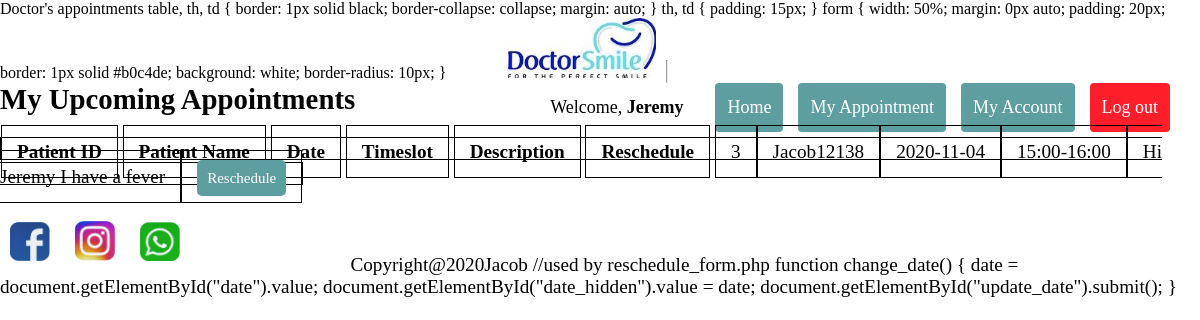
Page /doctor_appointment.php (signed in) on the earlier database version.
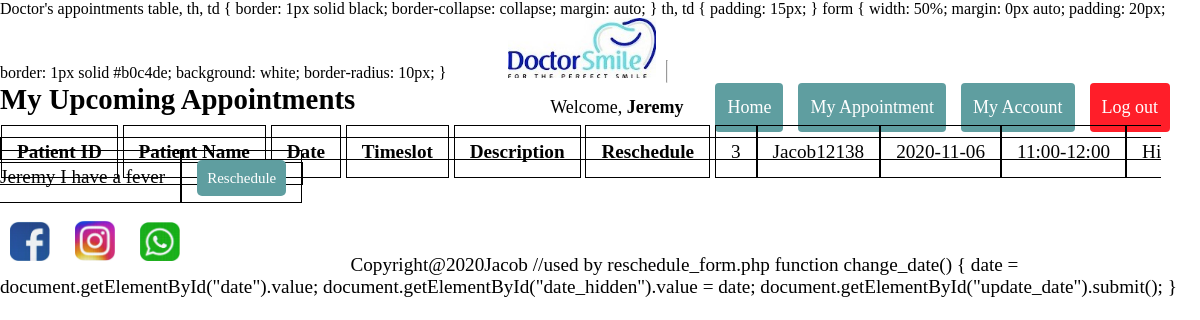
Same page on the later database version.
### tables this page shows
CREATE TABLE IF NOT EXISTS `appointments` (
  `appointment_id` int(11) NOT NULL AUTO_INCREMENT,
  `patient_id` int(11) NOT NULL,
  `doctor_id` int(11) NOT NULL,
  `appointment_date` date NOT NULL,
  `timeslot` varchar(20) NOT NULL,
  `description` text,
  PRIMARY KEY (`appointment_id`),
  KEY `doctor_id` (`doctor_id`),
  KEY `patient_id` (`patient_id`),
  KEY `appointment_date` (`appointment_date`)
);

CREATE TABLE IF NOT EXISTS `users` (
  `id` int(11) NOT NULL AUTO_INCREMENT,
  `username` varchar(255) NOT NULL,
  `email` varchar(255) NOT NULL,
  `password` varchar(255) NOT NULL,
  `type` varchar(20) DEFAULT 'patient',
  `address` varchar(255) DEFAULT NULL,
  `phone` varchar(22) DEFAULT NULL,
  `gender` varchar(8) NOT NULL DEFAULT 'Male',
  `profile_image` varchar(1) NOT NULL DEFAULT '0',
  PRIMARY KEY (`id`)
);

### doctor_appointment.php (the view, shortened to what this page needs)
<!DOCTYPE html>
<html lang="en">
<head>
    <link rel="stylesheet" type="text/css" href="basic.css">
</head>
<body>
    <?php
    include('server.php');
    include('header.php');
    ?>
    <h2 style="text-align: center;">My Upcoming Appointments</h2>
    <br>
    <br>
    <table>
        <tr>
            <th>Patient ID</th>
            <th>Patient Name</th>
            <th>Date</th>
            <th>Timeslot</th>
            <th style='width:50%'>Description</th>
            <th>Reschedule</th>
        </tr>
        <?php
        $user_id = $_SESSION["id"];
        $query = "SELECT users.id, users.username, appointments.appointment_id, appointments.appointment_date, appointments.timeslot, appointments.description
        FROM appointments
        INNER JOIN users ON appointments.patient_id=users.id WHERE appointments.doctor_id = {$user_id} ORDER BY appointment_date;";
        $result = mysqli_query($db, $query);
        while ($row = mysqli_fetch_array($result)) {
            echo "<tr><td>" . $row['id'] . "</td><td>" . $row['username'] . "</td><td>" . $row['appointment_date'] . "</td><td>" . $row['timeslot'] . "</td><td>" . $row['description'] . "</td><td><a onclick=\"return confirm('Are you sure to reschedule?')\" href='doctor_appointment.php?reschedule={$row['appointment_id']}' class='btn' style='background-color: #5f9ea0; text-decoration: none;'>Reschedule</a></td></tr>";
        }
        ?>
    </table>
</body>
<?php include('footer.php'); ?>
<script>
    //used by reschedule_form.php
    function change_date() {
        date = document.getElementById("date").value;
        document.getElementById("date_hidden").value = date;
        document.getElementById("update_date").submit();
    }
</script>
</html>

### header.php
<div class="header">
    <img src="images/logo.jpg" style="height: 60px; margin-left: 40px">
    <div class="header-right">
        <a style="margin-right: 20px;">Welcome, <strong><?php echo $_SESSION['username']; ?></strong></a>
        <a class="active" href="index.php">Home</a>
        <?php
        $type = $_SESSION['user_type'];
        if ($type == 'patient') {
            echo "<a class='active' href='patient_appointment.php'>My Appointment</a>";
        } else {
            echo "<a class='active' href='doctor_appointment.php'>My Appointment</a>";
        }
        ?>
        <a class="active" href="account.php">My Account</a>
        <a class="logout" href="index.php?logout='1'">Log out</a>
    </div>
</div>
<hr>
<br>

### footer.php
<br>
<br>
<div style="text-align:right; margin-right: 13%">
    <a href="https://www.facebook.com/"><img src="images/facebook.png" style="display: inline-block; width:40px; margin: 10px"></a>
    <a href="https://www.instagram.com/"><img src="images/instagram.png" style="display: inline-block; width:40px; margin: 10px"></a>
    <a href="https://web.whatsapp.com/"><img src="images/whatsapp.png" style="display: inline-block; width:40px; margin: 10px"></a>
</div>
<p style="text-align: center; margin-top: 15px; margin-bottom: 15px">Copyright@2020Jacob</p>

### basic.css (style rules this page uses)
* { display: inline; }
body { font-size: 120%; }
.header { overflow: hidden; padding: 30px 10px 10px 10px; }
.header a { float: left; color: black; text-align: center; padding: 12px; text-decoration: none; font-size: 18px; line-height: 25px; border-radius: 4px; }
.header a.active { background-color: #5f9ea0; color: white; margin-right: 15px; }
.header a.logout { background-color: rgb(255, 30, 41); color: white; margin-right: 30px; }
.header-right { float: right; }
.btn { padding: 10px; font-size: 15px; color: white; background: #5f9ea0; border: none; border-radius: 5px; text-decoration: none; }

### doctor_appointment.php (style rules this page uses)
table, th, td { border: 1px solid black; border-collapse: collapse; margin: auto; }
th, td { padding: 15px; }

Differences in the rows shown:
removed appointments: users.id "3", users.username "Jacob12138", appointment_date "2020-11-04", timeslot "15:00-16:00", description "Hi Jeremy I have a fever"
added appointments: users.id "3", users.username "Jacob12138", appointment_date "2020-11-06", timeslot "11:00-12:00", description "Hi Jeremy I have a fever"
